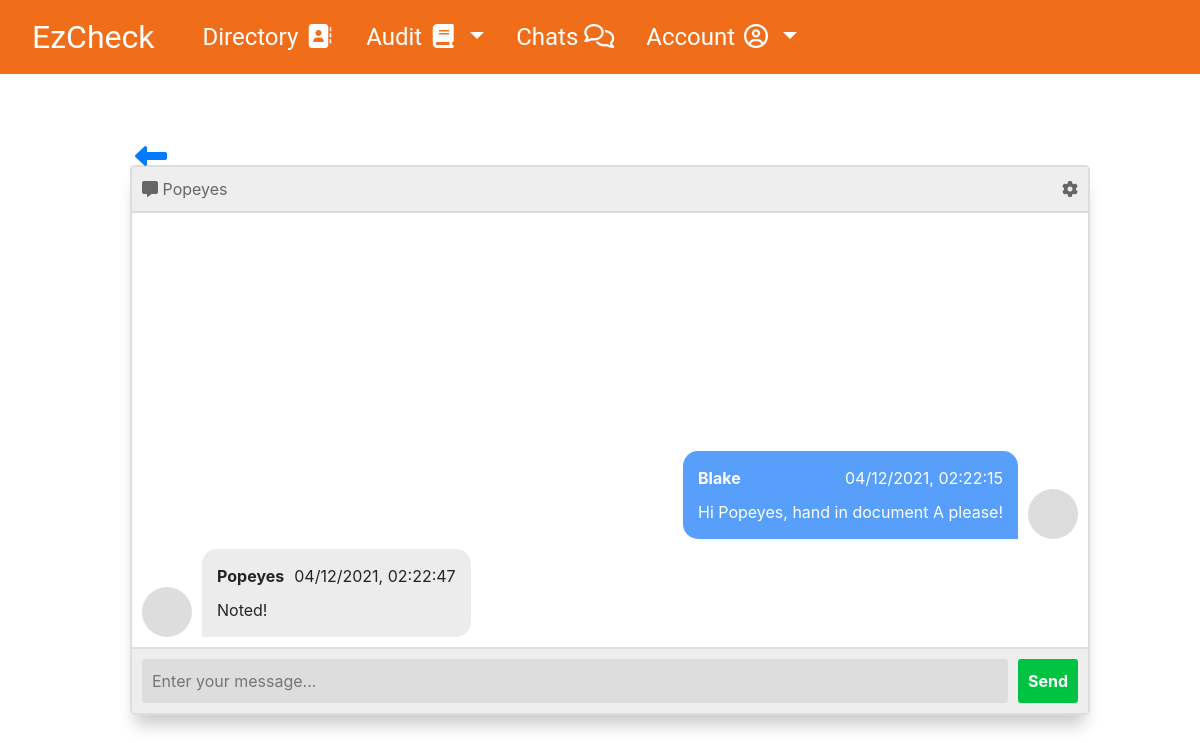
The app's page /chat/Popeyes (signed in) with its own data.
### app/models.py (models this page shows, shortened)
class User(db.Model):
    id = db.Column(db.Integer, primary_key = True)
    username = db.Column(db.String(64), index = True, unique = True)
    email = db.Column(db.String(120), index = True, unique = True)
    type = db.Column(db.String(20)) #tenant/auditor/admin
    institution = db.Column(db.String(64), index = True)
    messages_sent = db.relationship('Messages', foreign_keys='Messages.sender_id', backref='author', lazy='dynamic')
    messages_received = db.relationship('Messages', foreign_keys='Messages.recipient_id', backref='recipient', lazy='dynamic')
    tenancy = db.Column(db.Integer)
    description = db.Column(db.String(64))
    location = db.Column(db.String(64))

class Messages(db.Model):
    id = db.Column(db.Integer, primary_key=True)
    sender_id = db.Column(db.Integer, db.ForeignKey('user.id'))
    recipient_id = db.Column(db.Integer, db.ForeignKey('user.id'))
    sender_ref = db.relationship("User", foreign_keys = [sender_id])
    recipient_ref = db.relationship("User", foreign_keys = [recipient_id])
    body = db.Column(db.String(140))
    timestamp = db.Column(db.DateTime, index=True, default=datetime.utcnow)

### app/routes.py (the view)
@app.route('/chat/<user>', methods=["POST", "GET"])
def chat(user):
    global currentFriend
    my_id = session["userId"]
    friend = getuserid(user)
    currentFriend = friend
    message = pull_msg(my_id, friend)
    for k in message:
        k["currentUser"] = session["username"]
    return render_template("chat/chat_private.html", chatContent = message, me = session["username"], convoPartner = user )

### app/generalFunctions.py (called while the page is built)
def getuserid(username):
    print(username)
    thisid = User.query.filter(User.username == username).first()
    return thisid.id

def pull_msg(my_id: int, their_id: int):
    query = Messages.query.filter(db.or_(db.and_(Messages.sender_id == my_id, Messages.recipient_id == their_id), db.and_(Messages.sender_id == their_id, Messages.recipient_id == my_id))).order_by(Messages.timestamp)
    convo = []
    for i in query:
        date_time = i.timestamp.strftime("%m/%d/%Y, %H:%M:%S")
        senderName = User.query.get(i.sender_id).username
        msg = {"timestamp":date_time, "senderId": senderName, "content":i.body }
        convo.append(msg)
    return convo

### app/templates/chat/chat_private.html
{% extends "base.html" %}
{% block head %}
{{ super() }}
{% endblock %}
{% block content %}
<div id="userChat">
  <a type="button" id="backtoChat" href="{{ url_for('chat_page') }}"><i class="fas fa-long-arrow-alt-left fa-2x"></i></a>
  <div id="indivChat">
    <section class="msger">
  <header class="msger-header">
    <div class="msger-header-title">
      <i class="fas fa-comment-alt fa-large"></i> {{convoPartner}}
    </div>
    <div class="msger-header-options">
      <span><i class="fas fa-cog"></i></span>
    </div>
  </header>
  <main class="msger-chat">
    <div> {% for v in chatContent %}
    {% if v["senderId"] == v["currentUser"] %}
    <div class="msg right-msg">
      <div class="msg-img" style="background-image: url(https://image.flaticon.com/icons/svg/145/145867.svg)"></div>
      <div class="msg-bubble">
        <div class="msg-info">
          <div class="msg-info-name">{{ v["currentUser"] }}</div>
          <div class="msg-info=timestamp">{{ v["timestamp"] }}</div>
        </div>
        <div class="msg-text">{{ v["content"] }}</div>
      </div>
    </div>
    {% elif v["senderId"] != v["currentUser"] %}
    <div class="msg left-msg">
      <div class="msg-img" style="background-image: url(https://image.flaticon.com/icons/svg/145/145867.svg)"></div>
      <div class="msg-bubble">
        <div class="msg-info">
          <div class="msg-info-name">{{ v["senderId"] }}</div>
          <div class="msg-info=timestamp">{{ v["timestamp"] }}</div>
        </div>
        <div class="msg-text">{{v["content"]}}</div>
      </div>
    </div>
    {% endif %}
    {% endfor %}</div>
  </main>
  <form class="msger-inputarea" action="{{url_for('update_chat')}}" method="POST">
    <input type="text" class="msger-input" placeholder="Enter your message..." name="message">
    <button type="submit" value="submit" class="msger-send-btn">Send</button>
  </form>
</section>
  </div>
</div>
{% endblock %}

### app/static/styles/styles.css (style rules this page uses)
i::before { background:transparent !important; }

### app/static/styles/chat.css (style rules this page uses)
div#userChat { --body-bg: linear-gradient(135deg, #f5f7fa 0%, #c3cfe2 100%); --msger-bg: #fff; --border: 2px solid #ddd; --left-msg-bg: #ececec; --right-msg-bg: #579ffb; height: 100%; width: 100% }
div#indivChat { height: 100%; width: 100%; margin: auto 0; }
.msger { display: flex; flex-flow: column wrap; justify-content: space-between; width: 100%; margin: 25px 10px; height: calc(100% - 50px); border: var(--border); border-radius: 5px; box-shadow: 0 15px 15px -5px rgba(0, 0, 0, 0.2); }
.msger-header { display: flex; justify-content: space-between; padding: 10px; border-bottom: var(--border); background: #eee; color: #666; }
.msger-chat { flex: 1; overflow-y: auto; padding: 10px; flex-direction: column-reverse; display: flex ; }
.msg { display: flex; align-items: flex-end; margin-bottom: 10px; }
.msg:last-of-type { margin: 0; }
.msg-img { width: 50px; height: 50px; margin-right: 10px; background: #ddd; background-repeat: no-repeat; background-position: center; background-size: cover; border-radius: 50%; }
.msg-bubble { max-width: 450px; padding: 15px; border-radius: 15px; background: var(--left-msg-bg); }
.msg-info { display: flex; justify-content: space-between; align-items: center; margin-bottom: 10px; }
.msg-info-name { margin-right: 10px; font-weight: bold; }
.left-msg .msg-bubble { border-bottom-left-radius: 0; }
.right-msg { flex-direction: row-reverse; }
.right-msg .msg-bubble { background: var(--right-msg-bg); color: #fff; border-bottom-right-radius: 0; }
.right-msg .msg-img { margin: 0 0 0 10px; }
.msger-inputarea { display: flex; padding: 10px; border-top: var(--border); background: #eee; }
.msger-inputarea * { padding: 10px; border: none; border-radius: 3px; font-size: 1em; }
.msger-input { flex: 1; background: #ddd; }
.msger-send-btn { margin-left: 10px; background: rgb(0, 196, 65); color: #fff; font-weight: bold; cursor: pointer; transition: background 0.23s; }
a#backtoChat { position: fixed; left:15px; top:0; }
div.msg-text { text-align: left; }

### app/static/styles/audit_additional_info.css (style rules this page uses)
body { padding: 0; margin: 0; font-family: Roboto; font-weight: normal; width: 100%; height: 100vh; }

### records on screen
User: username "Popeyes", senderId "Popeyes"
Messages: content "Hi Popeyes, hand in document A please!"
Messages: content "Noted!"

### other values on screen
{{ v["currentUser"] }} "Blake"
{{ v["timestamp"] }} "04/12/2021, 02:22:15"
{{ v["timestamp"] }} "04/12/2021, 02:22:47"
